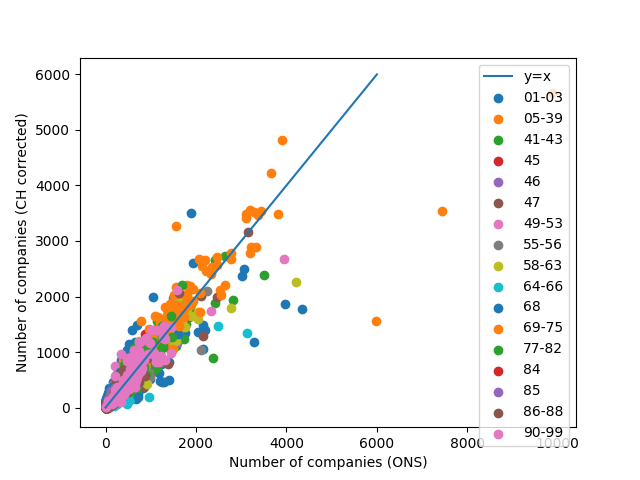

Reproduce this figure in Python.
import csv
import analysis, predict_la_enterprises

import matplotlib.pyplot as plt

MULTIPLIERS = True

def main():
    broad_industry_la, industry_groups = get_broad_industry_la_data()
    upper_bounds = get_upper_bounds(industry_groups)

    #print(upper_bounds)

    companies = analysis.get_ch_data()
    multipliers = predict_la_enterprises.get_sic_multipliers()
    location = predict_la_enterprises.get_2012_company_locations()

    las = {}

    for company in companies:
        #print(company)
        if company[0] not in location:
            continue
        try:
            sic = int(company[1][:2])
        except:
            continue

        if sic == '99':
            continue

        for i, upper in enumerate(upper_bounds):
            if sic < upper:
                sic_band = industry_groups[i]
                break
        la = location[company[0]]
        m = 1
        if MULTIPLIERS:
            if sic not in multipliers:
                continue
            m = multipliers[sic]
        if la in las:
            if sic_band in las[la]:
                las[la][sic_band] += m
            else:
                las[la][sic_band]  = m
        else:
            las[la] = {sic_band: m}

    #print(las)

    results = {band: {'x': [], 'y': []} for band in industry_groups}

    for la, size_data in broad_industry_la.items():
        if la not in las:
            continue
        for band, n in size_data.items():
            x = int(n)
            y = 0
            if band in las[la]:
                y = las[la][band]

            results[band]['x'].append(x)
            results[band]['y'].append(y)



    for sic, data in results.items():
        plt.scatter(data['x'], data['y'], label=sic)

    plt.plot([0, 6000], [0, 6000], label='y=x')
    plt.legend()
    plt.xlabel('Number of companies (ONS)')
    plt.ylabel('Number of companies (CH corrected)')
    plt.savefig('broad_industry_ratios.png')
    plt.show()



def get_upper_bounds(groups):
    upper_bounds = []
    for group in groups:
        if '-' in group:
            upper = 1 + int(group.split('-')[-1])
        else:
            upper = 1 + int(group)
        upper_bounds.append(upper)
    return upper_bounds

def get_broad_industry_la_data():
    data = {}
    with open('/Data/CH/2012_enterprise_industry_group_by_la_id.csv', 'r') as csvfile:
        reader = csv.reader(csvfile)
        header = next(reader)

        for line in reader:

            data[line[0]] = {h: line[i + 1] for i, h in enumerate(header[1:-1])}
    return data, header[1:-1]

if __name__ == '__main__':
    main()
